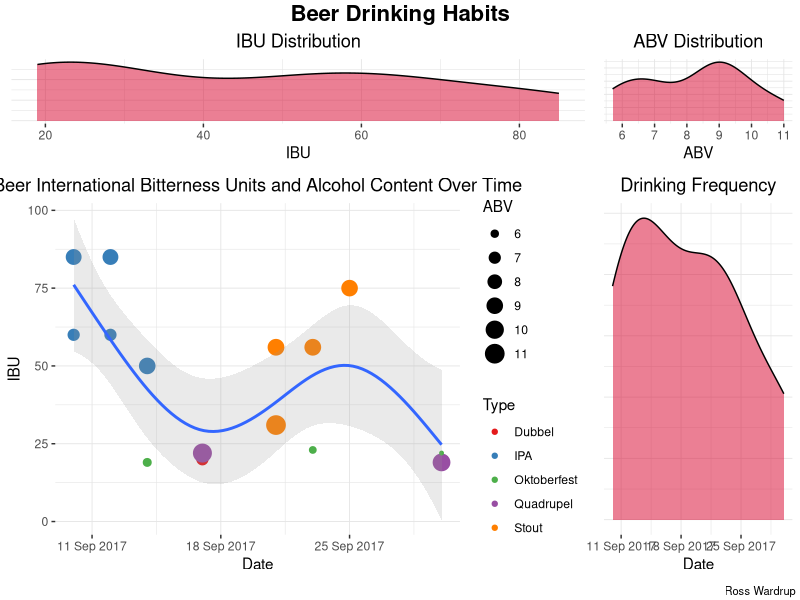

Write R code to recreate this figure.
library(plyr)
library(dplyr)
library(ggplot2)
library(lubridate)
library(RColorBrewer)
library(grid)
library(gridExtra)
library(splines)
library(MASS)
library(scales)

#x11()

myTheme <- theme(panel.grid.major = element_line(colour = "gray90", size = 0.3), 
                 panel.grid.minor = element_line(colour = "gray90", size = 0.2), 
                 axis.title = element_text(family = "Helvetica"), 
                 plot.title = element_text(family = "Helvetica", hjust = 0.5), 
                 panel.background = element_rect(fill = NA), 
                 plot.caption = element_text(family = "Helvetica", size = 7))

# Read and graph drink dates
drinks <- read.csv("./data/drinkLog.csv")
n.unique.drink.types <- length(unique(drinks$Type))
drink.type.colors <- brewer.pal(n.unique.drink.types, "Set1")
names(drink.type.colors) <- levels(drinks$Type)
drink.col.scale <- scale_color_manual(name = "Type", values = drink.type.colors)

drinks$Date <- as.Date(drinks$Date, '%m-%d-%Y')  # Format as a date object
drinks$alcohol_vol_oz <- (drinks$ABV/100) * drinks$Volume
drinks$n_std_drinks <- drinks$alcohol_vol_oz / 0.6  # a standard drink is 0.6 oz of pure ethanol

# Get total alcohol consumed per day
alc_by_date <- aggregate(drinks$alcohol_vol_oz, by=list(Category=drinks$Date), FUN=sum)
colnames(alc_by_date) <- c("Date", "alcohol_vol_oz")
alc_by_date$n_std_drinks <- alc_by_date$alcohol_vol_oz / 0.6

# Get beer types consumed per day
#type_by_date <- ddply(drinks$Type, names(drinks$Type), summarize, Freq=length(drinks$Type))

# Weekly data
drinks$week <- format(drinks$Date, "%W")
alc_by_date$week <- format(alc_by_date$Date, "%W")
sum_weekly_std_drinks <- aggregate(drinks$n_std_drinks, list(drinks$week), sum)
mean_daily_std_drinks <- aggregate(drinks$n_std_drinks, list(drinks$week), mean)

colnames(sum_weekly_std_drinks) <- c("WeekN", "tot.std.drinks")
colnames(mean_daily_std_drinks) <- c("WeekN", "mean.std.drinks")

#alc_by_date <- drinks %>%
#  group_by(Date) %>%
#  summarise(alcohol_vol_oz = sum(alcohol_vol_oz), 
#            avg_abv = mean(ABV),
#            n_std_drinks = sum(n_std_drinks))

alc_vol_graph <- ggplot(data = alc_by_date, aes(x = Date, y = alcohol_vol_oz)) +
  geom_point() +
  geom_line() +
  labs(title = "Alc. Oz by Date", y = "Oz. Alcohol")

alc_vol_graph_week <- ggplot(data = sum_weekly_std_drinks, aes(x = WeekN, y = tot.std.drinks, group=1)) +
  geom_line() +
  geom_point() +
  labs(title = "Standard Drinks by Week", y = "Standard Drinks")

std_drinks_graph <- ggplot() +
  geom_line(data = alc_by_date, aes(y = n_std_drinks, x = Date, group = 1)) +
  geom_point(data = alc_by_date, aes(y = n_std_drinks, x = Date, group = 1)) +
  labs(y = "N. Standard Drinks", title = "Standard Drinks by Date") +
  labs(caption = "1 Standard drink is the equivalent of 0.6 oz pure alcohol (https://www.cdc.gov/alcohol/faqs.htm#standard)") +
  myTheme

abv_boxplot <- ggplot() +
  geom_boxplot(data = drinks, aes(x=1, y=ABV, group=1)) +
  labs(y="Alcohol by Volume") +labs(title = "Alcohol Content of Beers I've Had") +
  myTheme

# Do beer types by avg temp
beer_type_rating <- ggplot(drinks, aes(x = Type, y = MyRating)) +
  geom_boxplot() +
  myTheme

# More frequent beers first in graph
beer.type.graph.data <- within(drinks,
                               Type <- factor(Type,
                                                  levels = names(sort(table(Type),
                                                                      decreasing = TRUE))))

beer_type_number <- ggplot(beer.type.graph.data, aes(x = Type, fill = Type)) +
  geom_bar() +
  myTheme +
  scale_fill_brewer(palette = "Set1") +
  theme(legend.position = "none") + # hide legend here.
  labs(y = "Count", title = "Beer Type Frequency")

brewery_ratings <- ggplot(drinks, aes(x = Brewery, y = MyRating)) +
  geom_boxplot() +
  myTheme

# Beer IBU and Date
beer.type.date <- ggplot(drinks, aes(x = Date, y = IBU, size = ABV)) +
  geom_point(aes(color = Type)) +
  scale_x_date(labels = date_format('%d %b %Y')) +
  stat_smooth(method = "gam", formula = y ~ s(x, k = 5, fx = F, bs = "tp"), size = 1,
              se = T, fullrange = TRUE, level = 0.95, linetype = "solid",
              show.legend = FALSE,
              alpha = 0.2) +
  drink.col.scale +
  myTheme +
  theme(legend.background = element_rect(fill = NA),
        legend.key = element_rect(fill=NA)) +
  labs(title = "Beer International Bitterness Units and Alcohol Content Over Time")

ibu.density <- ggplot(drinks, aes(x = IBU)) +
  geom_density(alpha = 0.5, aes(fill = "#d8002a")) +
  myTheme +
  #scale_fill_brewer(palette = "Set1") +
  scale_fill_manual(values = "#d8002a") +
  theme(legend.position = "none",
        axis.title.y = element_blank(),
        axis.text.y = element_blank(),
        axis.ticks.y = element_blank()) +
  labs(title = "IBU Distribution")

date.density <- ggplot(drinks, aes(x = Date)) +
  geom_density(alpha = 0.5, aes(fill = "#d8002a")) +
  #scale_fill_brewer(palette = "Set1") +
  scale_fill_manual(values = "#d8002a") +
  theme(legend.position = "none") +
  myTheme +
  scale_x_date(labels = date_format('%d %b %Y')) +
  theme(axis.title.y = element_blank(),
        axis.text.y = element_blank(),
        axis.ticks.y = element_blank()) +
  labs(title = "Drinking Frequency")

abv.density <- ggplot(drinks, aes(x = ABV)) +
  geom_density(alpha = 0.5,
               aes(fill = "#d8002a")) +
  #scale_fill_brewer(palette = "Set1") +
  scale_fill_manual(values = "#d8002a") +
  theme(legend.position = "none") +
  myTheme +
  theme(axis.title.y = element_blank(),
        axis.text.y = element_blank(),
        axis.ticks.y = element_blank()) +
  labs(title = "ABV Distribution")

blankPlot <- ggplot() +
  geom_blank(aes(1, 1)) +
  theme(plot.background = element_blank(),
        panel.grid.major = element_blank(),
        panel.grid.minor = element_blank(),
        panel.border = element_blank(),
        panel.background = element_blank(),
        axis.title.x = element_blank(),
        axis.title.y = element_blank(),
        axis.text.x = element_blank(),
        axis.text.y = element_blank(),
        axis.ticks = element_blank()
        ) 
fullPlot <- grid.arrange(ibu.density, abv.density, beer.type.date, date.density,
             ncol = 2, nrow = 2, widths = c(4, 1.4), heights = c(1.4, 4),
             top = textGrob("Beer Drinking Habits",
                            gp = gpar(fontface = "bold",
                                      fontsize = 16)),
             bottom = textGrob("Ross Wardrup",
                               x = .95,
                               y= 0.5,
                               just = 'center',
                               gp = gpar(fontsize = 8)))
ggsave(file="beerTime.png", fullPlot, width = 16, height = 12, units = 'in', dpi = 300)
